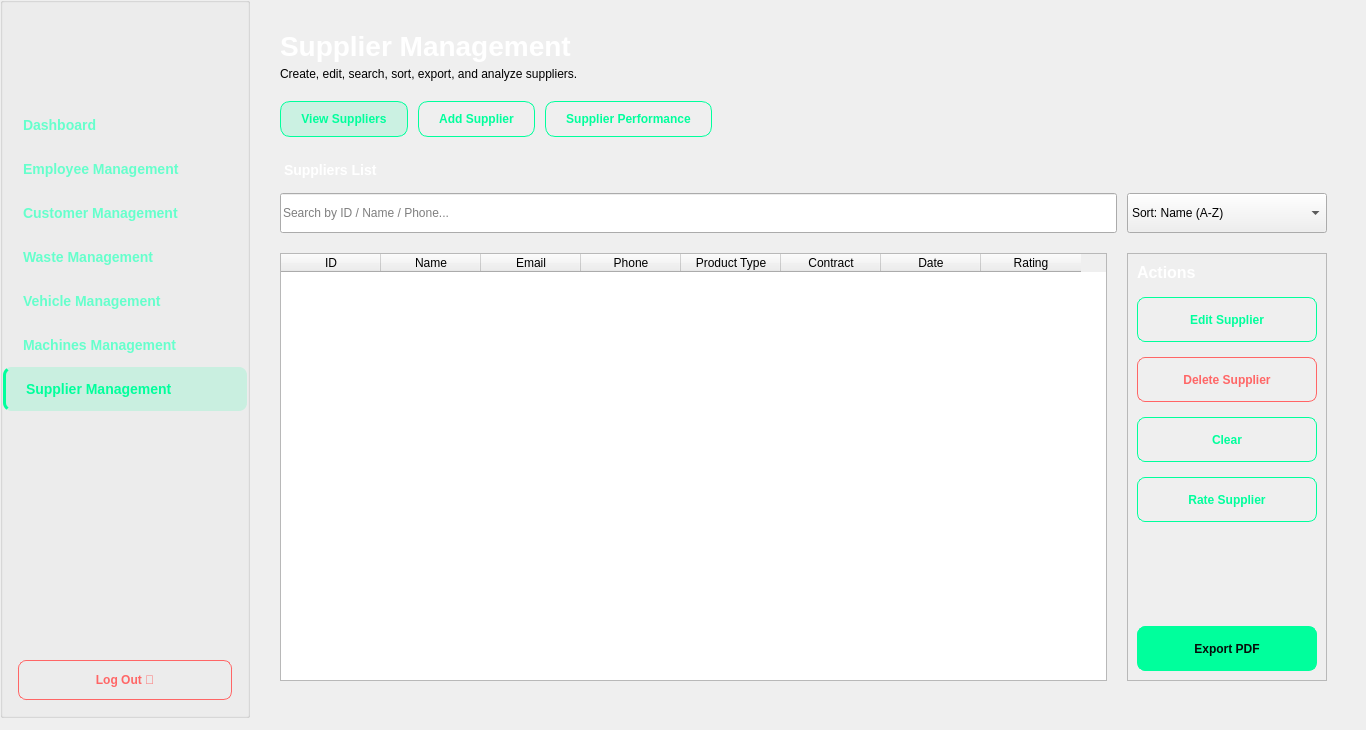
    <widget class="QWidget" name="supplier">
     <widget class="QGroupBox" name="sidebarGroup_5">
      <property name="geometry">
       <rect>
        <x>0</x>
        <y>-3</y>
        <width>250</width>
        <height>721</height>
       </rect>
      </property>
      <property name="minimumSize">
       <size>
        <width>250</width>
        <height>0</height>
       </size>
      </property>
      <property name="maximumSize">
       <size>
        <width>250</width>
        <height>16777215</height>
       </size>
      </property>
      <property name="title">
       <string/>
      </property>
      <layout class="QVBoxLayout" name="sidebarLayout_5">
       <property name="spacing">
        <number>0</number>
       </property>
       <property name="leftMargin">
        <number>0</number>
       </property>
       <property name="topMargin">
        <number>0</number>
       </property>
       <property name="rightMargin">
        <number>0</number>
       </property>
       <property name="bottomMargin">
        <number>0</number>
       </property>
       <item>
        <widget class="QLabel" name="sidebarLogo_4">
         <property name="minimumSize">
          <size>
           <width>0</width>
           <height>100</height>
          </size>
         </property>
         <property name="maximumSize">
          <size>
           <width>16777215</width>
           <height>100</height>
          </size>
         </property>
         <property name="text">
          <string/>
         </property>
         <property name="pixmap">
          <pixmap>:/image/images/logo.png</pixmap>
         </property>
         <property name="scaledContents">
          <bool>false</bool>
         </property>
         <property name="alignment">
          <set>Qt::AlignmentFlag::AlignCenter</set>
         </property>
        </widget>
       </item>
       <item>
        <widget class="QPushButton" name="btnDashboard_4">
         <property name="sizePolicy">
          <sizepolicy hsizetype="Preferred" vsizetype="Fixed">
           <horstretch>0</horstretch>
           <verstretch>0</verstretch>
          </sizepolicy>
         </property>
         <property name="styleSheet">
          <string notr="true">QPushButton {
    background-color: transparent;
    border: none;
    border-radius: 8px;
    padding: 14px 20px;
    color: #66ffcc;
    text-align: left;
    font-size: 14px;
    font-weight: 500;
}

QPushButton:hover {
    background-color: rgba(0, 255, 156, 0.1);
    color: #00ff9c;
}</string>
         </property>
         <property name="text">
          <string>Dashboard</string>
         </property>
        </widget>
       </item>
       <item>
        <widget class="QPushButton" name="btnReports">
         <property name="styleSheet">
          <string notr="true">QPushButton {
    background-color: transparent;
    border: none;
    border-radius: 8px;
    padding: 14px 20px;
    color: #66ffcc;
    text-align: left;
    font-size: 14px;
    font-weight: 500;
}

QPushButton:hover {
    background-color: rgba(0, 255, 156, 0.1);
    color: #00ff9c;
}</string>
         </property>
         <property name="text">
          <string>Employee Management</string>
         </property>
        </widget>
       </item>
       <item>
        <widget class="QPushButton" name="btnCustomers_2">
         <property name="styleSheet">
          <string notr="true">QPushButton {
    background-color: transparent;
    border: none;
    border-radius: 8px;
    padding: 14px 20px;
    color: #66ffcc;
    text-align: left;
    font-size: 14px;
    font-weight: 500;
}

QPushButton:hover {
    background-color: rgba(0, 255, 156, 0.1);
    color: #00ff9c;
}</string>
         </property>
         <property name="text">
          <string>Customer Management</string>
         </property>
        </widget>
       </item>
       <item>
        <widget class="QPushButton" name="btnOrders">
         <property name="styleSheet">
          <string notr="true">QPushButton {
    background-color: transparent;
    border: none;
    border-radius: 8px;
    padding: 14px 20px;
    color: #66ffcc;
    text-align: left;
    font-size: 14px;
    font-weight: 500;
}

QPushButton:hover {
    background-color: rgba(0, 255, 156, 0.1);
    color: #00ff9c;
}</string>
         </property>
         <property name="text">
          <string>Waste Management</string>
         </property>
        </widget>
       </item>
       <item>
        <widget class="QPushButton" name="btnInventory">
         <property name="styleSheet">
          <string notr="true">QPushButton {
    background-color: transparent;
    border: none;
    border-radius: 8px;
    padding: 14px 20px;
    color: #66ffcc;
    text-align: left;
    font-size: 14px;
    font-weight: 500;
}

QPushButton:hover {
    background-color: rgba(0, 255, 156, 0.1);
    color: #00ff9c;
}</string>
         </property>
         <property name="text">
          <string>Vehicle Management</string>
         </property>
        </widget>
       </item>
       <item>
        <widget class="QPushButton" name="btnMachines_4">
         <property name="styleSheet">
          <string notr="true">QPushButton {
    background-color: transparent;
    border: none;
    border-radius: 8px;
    padding: 14px 20px;
    color: #66ffcc;
    text-align: left;
    font-size: 14px;
    font-weight: 500;
}

QPushButton:hover {
    background-color: rgba(0, 255, 156, 0.1);
    color: #00ff9c;
}</string>
         </property>
         <property name="text">
          <string>Machines Management</string>
         </property>
        </widget>
       </item>
       <item>
        <widget class="QPushButton" name="btnSuppliers_2">
         <property name="styleSheet">
          <string notr="true">QPushButton {
    background-color: rgba(0, 255, 156, 0.15);
    border: none;
    border-radius: 8px;
    padding: 14px 20px;
    color: #00ff9c;
    text-align: left;
    font-size: 14px;
    font-weight: 600;
    border-left: 3px solid #00ff9c;
}</string>
         </property>
         <property name="text">
          <string>Supplier Management</string>
         </property>
        </widget>
       </item>
       <item>
        <spacer name="verticalSpacer_10">
         <property name="orientation">
          <enum>Qt::Orientation::Vertical</enum>
         </property>
         <property name="sizeHint" stdset="0">
          <size>
           <width>20</width>
           <height>40</height>
          </size>
         </property>
        </spacer>
       </item>
       <item>
        <widget class="QPushButton" name="btnLogout_4">
         <property name="styleSheet">
          <string notr="true">QPushButton {
    background-color: transparent;
    border: 1px solid #ff6666;
    border-radius: 8px;
    padding: 12px 20px;
    color: #ff6666;
    font-weight: 600;
    margin: 0px 15px 15px 15px;
}

QPushButton:hover {
    background-color: rgba(255, 102, 102, 0.1);
}</string>
         </property>
         <property name="text">
          <string>Log Out 🚪</string>
         </property>
        </widget>
       </item>
      </layout>
     </widget>
     <widget class="QWidget" name="mainContentWidget_4" native="true">
      <property name="geometry">
       <rect>
        <x>250</x>
        <y>0</y>
        <width>1107</width>
        <height>711</height>
       </rect>
      </property>
      <layout class="QVBoxLayout" name="mainContentLayout_4">
       <property name="spacing">
        <number>20</number>
       </property>
       <property name="leftMargin">
        <number>30</number>
       </property>
       <property name="topMargin">
        <number>30</number>
       </property>
       <property name="rightMargin">
        <number>30</number>
       </property>
       <property name="bottomMargin">
        <number>30</number>
       </property>
       <item>
        <layout class="QHBoxLayout" name="headerLayout_4">
         <item>
          <layout class="QVBoxLayout" name="titleLayout_4">
           <property name="spacing">
            <number>5</number>
           </property>
           <item>
            <widget class="QLabel" name="pageTitle_5">
             <property name="styleSheet">
              <string notr="true">QLabel {
    font-size: 28px;
    font-weight: 700;
    color: #ffffff;
    background: transparent;
    border: none;
}</string>
             </property>
             <property name="text">
              <string>Supplier Management</string>
             </property>
            </widget>
           </item>
           <item>
            <widget class="QLabel" name="pageSubtitle_4">
             <property name="text">
              <string>Create, edit, search, sort, export, and analyze suppliers.</string>
             </property>
            </widget>
           </item>
          </layout>
         </item>
         <item>
          <spacer name="horizontalSpacer_7">
           <property name="orientation">
            <enum>Qt::Orientation::Horizontal</enum>
           </property>
           <property name="sizeHint" stdset="0">
            <size>
             <width>40</width>
             <height>20</height>
            </size>
           </property>
          </spacer>
         </item>
        </layout>
       </item>
       <item>
        <layout class="QHBoxLayout" name="topActionsLayout_4">
         <property name="spacing">
          <number>10</number>
         </property>
         <item>
          <widget class="QPushButton" name="btnViewSuppliers">
           <property name="styleSheet">
            <string notr="true">QPushButton {
    background-color: rgba(0, 255, 156, 0.15);
    border: 1px solid #00ff9c;
    border-radius: 10px;
    padding: 10px 20px;
    color: #00ff9c;
    font-weight: 600;
}</string>
           </property>
           <property name="text">
            <string>View Suppliers</string>
           </property>
          </widget>
         </item>
         <item>
          <widget class="QPushButton" name="btnAddSupplier">
           <property name="styleSheet">
            <string notr="true">QPushButton {
    background-color: transparent;
    border: 1px solid #00ff9c;
    border-radius: 10px;
    padding: 10px 20px;
    color: #00ff9c;
    font-weight: 600;
}

QPushButton:hover {
    background-color: rgba(0, 255, 156, 0.1);
}</string>
           </property>
           <property name="text">
            <string>Add Supplier</string>
           </property>
          </widget>
         </item>
         <item>
          <widget class="QPushButton" name="btnSupplierStats">
           <property name="styleSheet">
            <string notr="true">QPushButton {
    background-color: transparent;
    border: 1px solid #00ff9c;
    border-radius: 10px;
    padding: 10px 20px;
    color: #00ff9c;
    font-weight: 600;
}

QPushButton:hover {
    background-color: rgba(0, 255, 156, 0.1);
}</string>
           </property>
           <property name="text">
            <string>Supplier Performance</string>
           </property>
          </widget>
         </item>
         <item>
          <spacer name="horizontalSpacer_8">
           <property name="orientation">
            <enum>Qt::Orientation::Horizontal</enum>
           </property>
           <property name="sizeHint" stdset="0">
            <size>
             <width>40</width>
             <height>20</height>
            </size>
           </property>
          </spacer>
         </item>
        </layout>
       </item>
       <item>
        <widget class="QWidget" name="searchFilterWidget_4" native="true">
         <layout class="QVBoxLayout" name="searchFilterLayout_4">
          <property name="spacing">
           <number>10</number>
          </property>
          <property name="leftMargin">
           <number>0</number>
          </property>
          <property name="topMargin">
           <number>0</number>
          </property>
          <property name="rightMargin">
           <number>0</number>
          </property>
          <property name="bottomMargin">
           <number>0</number>
          </property>
          <item>
           <widget class="QLabel" name="lblSuppliersList">
            <property name="styleSheet">
             <string notr="true">QLabel {
    font-size: 14px;
    font-weight: 600;
    color: #ffffff;
    background: transparent;
    border: none;
    padding: 5px 0px;
}</string>
            </property>
            <property name="text">
             <string>Suppliers List</string>
            </property>
           </widget>
          </item>
          <item>
           <layout class="QHBoxLayout" name="searchLayout_4">
            <property name="spacing">
             <number>10</number>
            </property>
            <item>
             <widget class="QLineEdit" name="searchBox_4">
              <property name="minimumSize">
               <size>
                <width>0</width>
                <height>40</height>
               </size>
              </property>
              <property name="placeholderText">
               <string>Search by ID / Name / Phone...</string>
              </property>
             </widget>
            </item>
            <item>
             <widget class="QComboBox" name="sortComboBox_4">
              <property name="minimumSize">
               <size>
                <width>200</width>
                <height>40</height>
               </size>
              </property>
              <property name="maximumSize">
               <size>
                <width>250</width>
                <height>16777215</height>
               </size>
              </property>
              <item>
               <property name="text">
                <string>Sort: Name (A-Z)</string>
               </property>
              </item>
              <item>
               <property name="text">
                <string>Sort: Name (Z-A)</string>
               </property>
              </item>
              <item>
               <property name="text">
                <string>Sort: Rating (High-Low)</string>
               </property>
              </item>
              <item>
               <property name="text">
                <string>Sort: Date (Newest)</string>
               </property>
              </item>
             </widget>
            </item>
           </layout>
          </item>
         </layout>
        </widget>
       </item>
       <item>
        <layout class="QHBoxLayout" name="tableActionsLayout_4">
         <property name="spacing">
          <number>20</number>
         </property>
         <item>
          <widget class="QTableWidget" name="suppliersTable">
           <property name="sizePolicy">
            <sizepolicy hsizetype="Expanding" vsizetype="Expanding">
             <horstretch>0</horstretch>
             <verstretch>0</verstretch>
            </sizepolicy>
           </property>
           <property name="minimumSize">
            <size>
             <width>600</width>
             <height>0</height>
            </size>
           </property>
           <property name="selectionMode">
            <enum>QAbstractItemView::SelectionMode::SingleSelection</enum>
           </property>
           <property name="selectionBehavior">
            <enum>QAbstractItemView::SelectionBehavior::SelectRows</enum>
           </property>
           <column>
            <property name="text">
             <string>ID</string>
            </property>
           </column>
           <column>
            <property name="text">
             <string>Name</string>
            </property>
           </column>
           <column>
            <property name="text">
             <string>Email</string>
            </property>
           </column>
           <column>
            <property name="text">
             <string>Phone</string>
            </property>
           </column>
           <column>
            <property name="text">
             <string>Product Type</string>
            </property>
           </column>
           <column>
            <property name="text">
             <string>Contract</string>
            </property>
           </column>
           <column>
            <property name="text">
             <string>Date</string>
            </property>
           </column>
           <column>
            <property name="text">
             <string>Rating</string>
            </property>
           </column>
          </widget>
         </item>
         <item>
          <widget class="QFrame" name="actionsPanel_4">
           <property name="sizePolicy">
            <sizepolicy hsizetype="Fixed" vsizetype="Preferred">
             <horstretch>0</horstretch>
             <verstretch>0</verstretch>
            </sizepolicy>
           </property>
           <property name="minimumSize">
            <size>
             <width>200</width>
             <height>0</height>
            </size>
           </property>
           <property name="maximumSize">
            <size>
             <width>220</width>
             <height>16777215</height>
            </size>
           </property>
           <property name="frameShape">
            <enum>QFrame::Shape::StyledPanel</enum>
           </property>
           <property name="frameShadow">
            <enum>QFrame::Shadow::Raised</enum>
           </property>
           <layout class="QVBoxLayout" name="actionsPanelLayout_4">
            <property name="spacing">
             <number>15</number>
            </property>
            <item>
             <widget class="QLabel" name="lblActions_4">
              <property name="styleSheet">
               <string notr="true">QLabel {
    font-size: 16px;
    font-weight: 600;
    color: #ffffff;
    background: transparent;
    border: none;
    padding: 0px;
}</string>
              </property>
              <property name="text">
               <string>Actions</string>
              </property>
             </widget>
            </item>
            <item>
             <widget class="QPushButton" name="btnEditSupplier">
              <property name="minimumSize">
               <size>
                <width>0</width>
                <height>45</height>
               </size>
              </property>
              <property name="styleSheet">
               <string notr="true">QPushButton {
    background-color: transparent;
    border: 1px solid #00ff9c;
    border-radius: 8px;
    padding: 12px 15px;
    color: #00ff9c;
    font-weight: 500;
    text-align: center;
}

QPushButton:hover {
    background-color: rgba(0, 255, 156, 0.1);
    border: 1px solid #33ffcc;
}</string>
              </property>
              <property name="text">
               <string>Edit Supplier</string>
              </property>
             </widget>
            </item>
            <item>
             <widget class="QPushButton" name="btnDeleteSupplier">
              <property name="minimumSize">
               <size>
                <width>0</width>
                <height>45</height>
               </size>
              </property>
              <property name="styleSheet">
               <string notr="true">QPushButton {
    background-color: transparent;
    border: 1px solid #ff6666;
    border-radius: 8px;
    padding: 12px 15px;
    color: #ff6666;
    font-weight: 500;
}

QPushButton:hover {
    background-color: rgba(255, 102, 102, 0.1);
}</string>
              </property>
              <property name="text">
               <string>Delete Supplier</string>
              </property>
             </widget>
            </item>
            <item>
             <widget class="QPushButton" name="btnClearSelection_4">
              <property name="minimumSize">
               <size>
                <width>0</width>
                <height>45</height>
               </size>
              </property>
              <property name="styleSheet">
               <string notr="true">QPushButton {
    background-color: transparent;
    border: 1px solid #00ff9c;
    border-radius: 8px;
    padding: 12px 15px;
    color: #00ff9c;
    font-weight: 500;
    text-align: center;
}

QPushButton:hover {
    background-color: rgba(0, 255, 156, 0.1);
    border: 1px solid #33ffcc;
}</string>
              </property>
              <property name="text">
               <string>Clear</string>
              </property>
             </widget>
            </item>
            <item>
             <widget class="QPushButton" name="btnRateSupplier">
              <property name="minimumSize">
               <size>
                <width>0</width>
                <height>45</height>
               </size>
              </property>
              <property name="styleSheet">
               <string notr="true">QPushButton {
    background-color: transparent;
    border: 1px solid #00ff9c;
    border-radius: 8px;
    padding: 12px 15px;
    color: #00ff9c;
    font-weight: 500;
    text-align: center;
}

QPushButton:hover {
    background-color: rgba(0, 255, 156, 0.1);
    border: 1px solid #33ffcc;
}</string>
              </property>
              <property name="text">
               <string>Rate Supplier</string>
              </property>
             </widget>
            </item>
            <item>
             <spacer name="verticalSpacer_11">
              <property name="orientation">
               <enum>Qt::Orientation::Vertical</enum>
              </property>
              <property name="sizeHint" stdset="0">
               <size>
                <width>20</width>
                <height>40</height>
               </size>
              </property>
             </spacer>
            </item>
            <item>
             <widget class="QPushButton" name="btnExportPDF_4">
              <property name="minimumSize">
               <size>
                <width>0</width>
                <height>45</height>
               </size>
              </property>
              <property name="styleSheet">
               <string notr="true">QPushButton {
    background-color: #00ff9c;
    border: 1px solid #00ff9c;
    border-radius: 8px;
    padding: 12px 15px;
    color: #050d0a;
    font-weight: 600;
}

QPushButton:hover {
    background-color: #33ffcc;
}</string>
              </property>
              <property name="text">
               <string>Export PDF</string>
              </property>
             </widget>
            </item>
           </layout>
          </widget>
         </item>
        </layout>
       </item>
      </layout>
     </widget>
    </widget>
